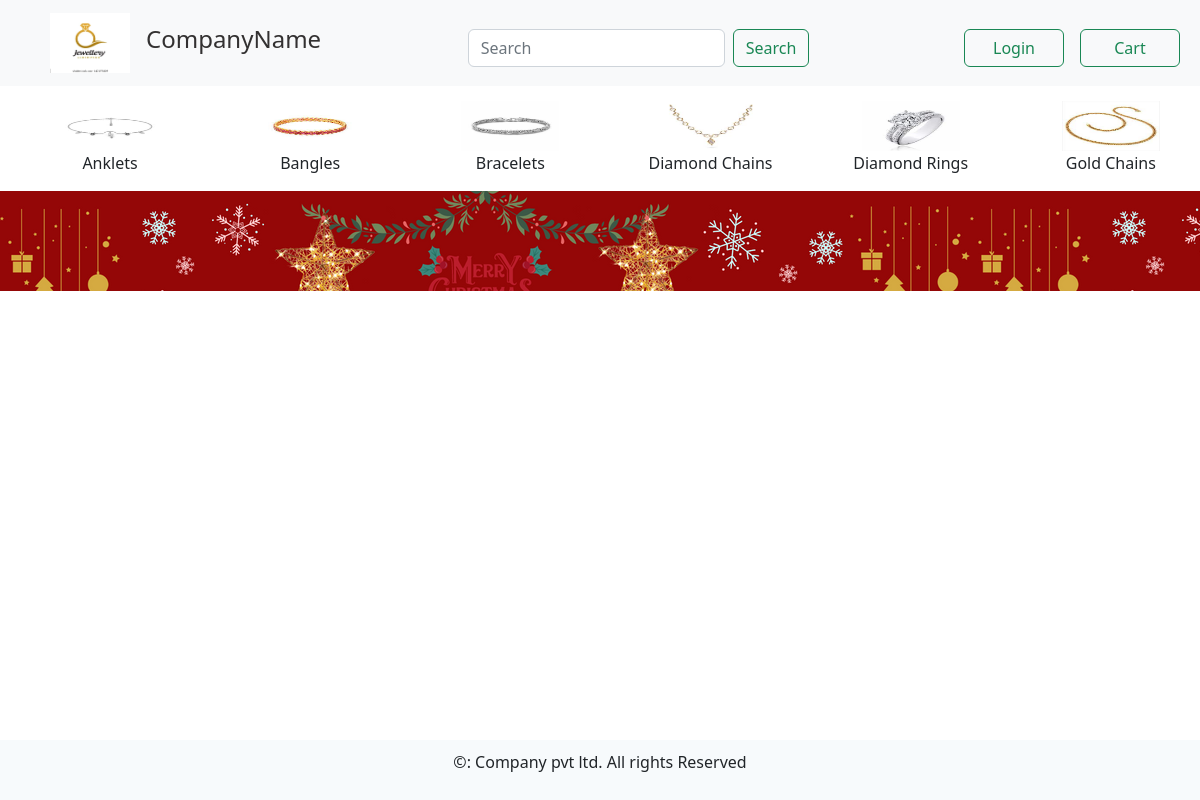
The app's page /products/search/ with its own data.
### products/models.py (models this page shows, shortened)
class Category(models.Model):
    category_name = models.CharField(max_length=250)
    category_slug = models.SlugField(unique=True, max_length=250, null=True, blank=True)
    category_image = models.ImageField(upload_to='CategoryImages/')
    def get_category_url(self):
        return reverse("products:home_view",kwargs={'category':self.category_slug})

### products/views.py (the view)
# urls.py: path('search/', views.product_search_view, name='product_search_view'),
def product_search_view(request):
    query = request.GET.get("q")
    products = Product.objects.search(query=query)
    categories = Category.objects.all()
    return render(request, 'products/home.html',{'products': products, 'categories':categories})

### products/models.py (called while the page is built)
    def search(self, query=None):
        if query is None or '':
            return self.get_queryset().none()
        lookups = Q(product_name__icontains=query) | Q(product_description__icontains=query)
        return self.get_queryset().filter(lookups)

### templates/products/home.html (shortened to what this page needs)
{% extends 'base.html' %}
{% load static %}
{% block content %}
    <div class="container-fluid">
        <div class="categories">
            {% for category in categories %}
                <div class='col-4 col-sm-3 col-md-3 col-lg-2 category-image-div'>
                    <a href="{{ category.get_category_url }}"><img class="category-image" src="{{ category.category_image.url }}" alt=""></a>
                    <p>{{ category.category_name }}</p>
                </div>
            {% endfor %}
        </div>
    </div>
    <div class="container-fluid">
        <div class="row banner-div" style="background: url({% static 'ChristmasSale.png' %});">
                <video autoplay="autoplay" loop muted style="height: 100px;">
                    <source src="{% static 'ChristmasSale.mp4' %}" type="video/mp4">
                    <source src="{% static 'ChristmasSale.webm' %}" type="video/webm">
                    <source src="{% static 'ChristmasSale.ogg' %}" type="video/ogg">
                </video>
        </div>
    </div>
{% endblock %}

### static/css/home_style.css (style rules this page uses)
.categories { overflow-x: hidden; white-space: nowrap; margin-top: 15px; scrollbar-width: thin; }
.category-image-div { display: inline-block; float: none; text-align: center; }
.category-image { width: 50%; height: 50px; }
.banner-div { background-repeat: no-repeat; background-size: cover; background-position: center; }

### records on screen
Category: category_image (picture), category_name "Anklets"
Category: category_image (picture), category_name "Bangles"
Category: category_image (picture), category_name "Bracelets"
Category: category_image (picture), category_name "Diamond Chains"
Category: category_image (picture), category_name "Diamond Rings"
Category: category_image (picture), category_name "Gold Chains"
